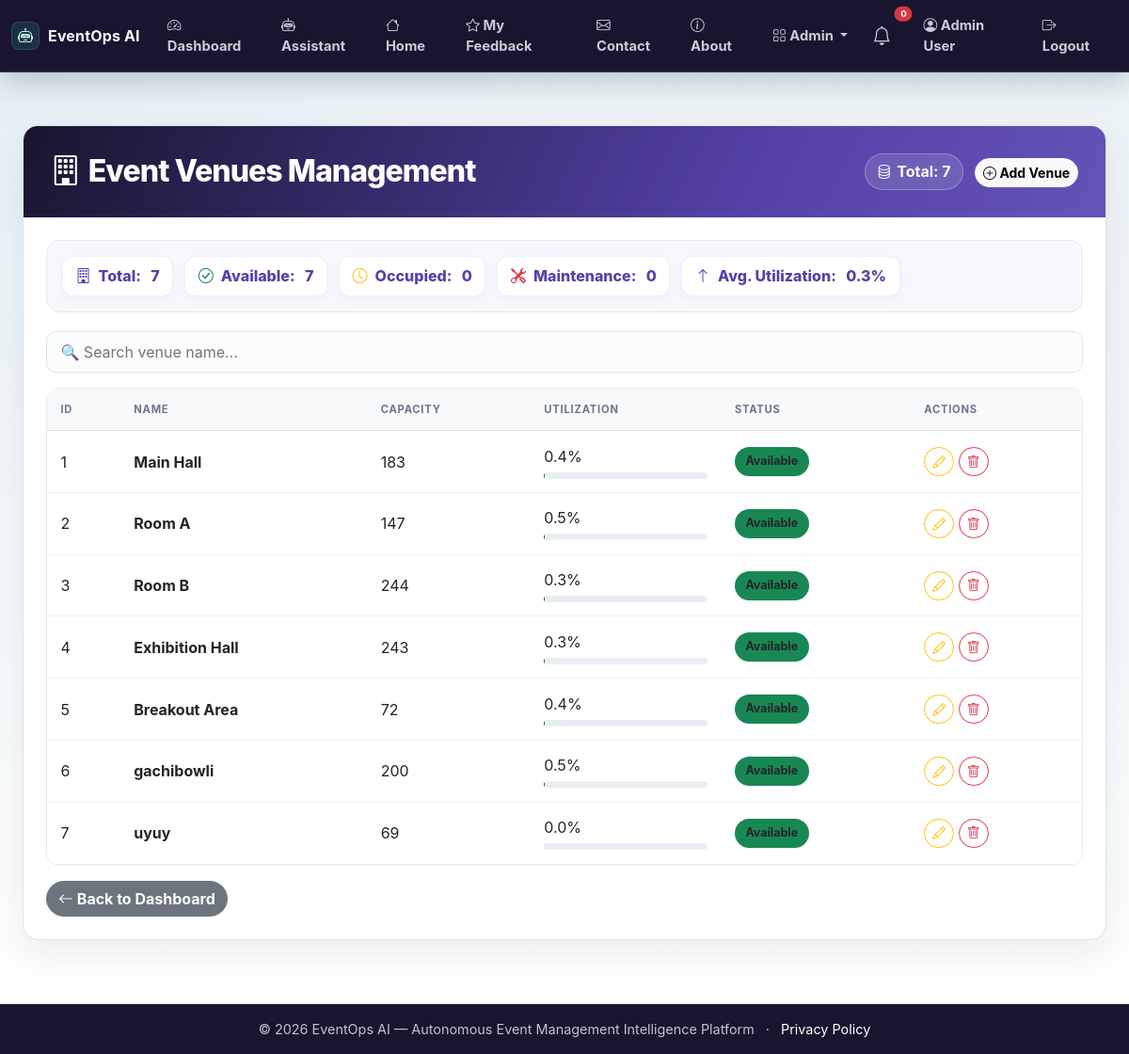
The app's page /admin/venues (signed in) with its own data.
### app.py (models this page shows, shortened)
class User(UserMixin, db.Model):
    id = db.Column(db.Integer, primary_key=True)
    name = db.Column(db.String(100), nullable=False)
    email = db.Column(db.String(100), unique=True, nullable=False)
    password_hash = db.Column(db.String(200), nullable=False)
    role = db.Column(db.String(20), default='user')
    created_at = db.Column(db.DateTime, default=lambda: datetime.now(timezone.utc))

class Venue(db.Model):
    id = db.Column(db.Integer, primary_key=True)
    name = db.Column(db.String(100), nullable=False)
    capacity = db.Column(db.Integer)
    utilization = db.Column(db.Float, default=0.0)
    status = db.Column(db.String(20), default='available')
    created_at = db.Column(db.DateTime, default=lambda: datetime.now(timezone.utc))

### app.py (the view)
@app.route('/admin/venues')
@login_required
def admin_venues():
    if current_user.role != 'admin':
        abort(403)
    venues = Venue.query.all()
    return render_template('admin_venues.html', venues=venues)

### app.py (called while the page is built)
@login_manager.user_loader
def load_user(user_id):
    return User.query.get(int(user_id))

### templates/admin_venues.html (shortened to what this page needs)
{% extends "base.html" %}
{% block content %}
<div class="admin-wrapper">
    <div class="container-fluid">
        <div class="card admin-card">
            <div class="card-header d-flex flex-wrap justify-content-between align-items-center">
                <h2 class="mb-0"><i class="bi bi-building me-2"></i>Event Venues Management</h2>
                <div>
                    <span class="total-badge"><i class="bi bi-database"></i> Total: {{ venues|length }}</span>
                    <a href="{{ url_for('admin_venue_add') }}" class="btn btn-light btn-sm ms-2">
                        <i class="bi bi-plus-circle"></i> Add Venue
                    </a>
                </div>
            </div>
            <div class="card-body">
                <div class="stats-row">
                    <div class="stat-item"><i class="bi bi-building"></i> Total: <span class="stat-num">{{ venues|length }}</span></div>
                    <div class="stat-item"><i class="bi bi-check-circle text-success"></i> Available: <span class="stat-num">{{ venues|selectattr('status', 'equalto', 'available')|list|length }}</span></div>
                    <div class="stat-item"><i class="bi bi-clock text-warning"></i> Occupied: <span class="stat-num">{{ venues|selectattr('status', 'equalto', 'occupied')|list|length }}</span></div>
                    <div class="stat-item"><i class="bi bi-tools text-danger"></i> Maintenance: <span class="stat-num">{{ venues|selectattr('status', 'equalto', 'maintenance')|list|length }}</span></div>
                    <div class="stat-item"><i class="bi bi-arrow-up text-primary"></i> Avg. Utilization: <span class="stat-num">{{ (venues|map(attribute='utilization')|sum / venues|length)|round(1) if venues else 0 }}%</span></div>
                </div>
                <div class="filter-bar">
                    <input type="text" id="searchVenue" class="search-box" placeholder="🔍 Search venue name...">
                </div>
                <div class="table-responsive">
                    <table class="table table-hover align-middle" id="venueTable">
                        <thead class="table-light">
                            <tr>
                                <th>ID</th>
                                <th>Name</th>
                                <th>Capacity</th>
                                <th>Utilization</th>
                                <th>Status</th>
                                <th>Actions</th>
                            </tr>
                        </thead>
                        <tbody>
                            {% for venue in venues %}
                            <tr data-name="{{ venue.name|lower }}">
                                <td>{{ venue.id }}</td>
                                <td><strong>{{ venue.name }}</strong></td>
                                <td>{{ venue.capacity }}</td>
                                <td>
                                    {{ venue.utilization|round(1) }}%
                                    <div class="utilization-bar">
                                    </div>
                                </td>
                                <td>
                                    <span class="badge-status bg-{{ 'success' if venue.status == 'available' else 'warning' if venue.status == 'occupied' else 'danger' }}">
                                        {{ venue.status|title }}
                                    </span>
                                </td>
                                <td>
                                    <a href="{{ url_for('admin_venue_edit', venue_id=venue.id) }}" class="btn btn-sm btn-outline-warning"><i class="bi bi-pencil"></i></a>
                                    <a href="{{ url_for('admin_venue_delete', venue_id=venue.id) }}" class="btn btn-sm btn-outline-danger" onclick="return confirm('Delete this venue?')"><i class="bi bi-trash"></i></a>
                                </td>
                            </tr>
                            {% endfor %}
                        </tbody>
                    </table>
                </div>
                <div class="mt-3">
                    <a href="{{ url_for('dashboard') }}" class="btn btn-secondary">
                        <i class="bi bi-arrow-left"></i> Back to Dashboard
                    </a>
                </div>
            </div>
        </div>
    </div>
</div>
{% endblock %}

### templates/base.html (shortened to what this page needs)
<!DOCTYPE html>
<html lang="en">
<head>
<link href="https://cdn.jsdelivr.net/npm/bootstrap@5.3.0/dist/css/bootstrap.min.css" rel="stylesheet">
<link rel="stylesheet" href="https://cdn.jsdelivr.net/npm/bootstrap-icons@1.11.0/font/bootstrap-icons.css">
<link rel="stylesheet" href="{{ url_for('static', filename='css/style.css', v='futuristic-purple-20261030') }}">
</head>
<body>
<nav class="navbar navbar-expand-lg navbar-dark shadow-sm">
<div class="container-fluid">
<a class="navbar-brand fw-bold" href="{{ url_for('index') }}">
<i class="bi bi-robot"></i>EventOps AI
</a>
<div class="collapse navbar-collapse" id="navbarNav">
<ul class="navbar-nav ms-auto align-items-lg-center">
                    {% if current_user.is_authenticated %}
<li class="nav-item">
<a class="nav-link" href="{{ url_for('dashboard') }}">
<i class="bi bi-speedometer2"></i> Dashboard
</a>
</li>
<li class="nav-item">
<a class="nav-link" href="{{ url_for('assistant_page') }}">
<i class="bi bi-robot"></i> Assistant
</a>
</li>
<li class="nav-item">
<a class="nav-link" href="{{ url_for('index') }}">
<i class="bi bi-house"></i> Home
</a>
</li>
<li class="nav-item">
<a class="nav-link" href="{{ url_for('feedback_list') }}">
<i class="bi bi-star"></i> My Feedback
</a>
</li>
<li class="nav-item">
<a class="nav-link" href="{{ url_for('contact') }}">
<i class="bi bi-envelope"></i> Contact
</a>
</li>
<li class="nav-item">
<a class="nav-link" href="{{ url_for('about') }}">
<i class="bi bi-info-circle"></i> About
</a>
</li>
                        {% if current_user.role == 'admin' %}
<li class="nav-item dropdown">
<a class="nav-link dropdown-toggle" href="#" role="button" data-bs-toggle="dropdown">
<i class="bi bi-grid"></i> Admin
</a>
</li>
                        {% endif %}
<li class="nav-item position-relative me-2">
<a class="nav-link" href="#" title="Notifications" data-bs-toggle="dropdown">
<i class="bi bi-bell fs-5"></i>
<span class="position-absolute top-0 start-100 translate-middle badge rounded-pill bg-danger" style="font-size:0.6rem;">
                                    0
</span>
</a>
</li>
<li class="nav-item">
<a class="nav-link" href="{{ url_for('profile') }}">
<i class="bi bi-person-circle"></i> {{ current_user.name }}
</a>
</li>
<li class="nav-item">
<a class="nav-link" href="{{ url_for('logout') }}">
<i class="bi bi-box-arrow-right"></i> Logout
</a>
</li>
                    {% endif %}
</ul>
</div>
</div>
</nav>
<main class="container-fluid py-4">
        {% block content %}{% endblock %}
</main>
<footer class="footer bg-dark text-white py-3 mt-4">
<div class="container text-center">
<span>© 2026 EventOps AI — Autonomous Event Management Intelligence Platform</span>
<span class="mx-2" aria-hidden="true">·</span>
<a class="text-white" href="{{ url_for('privacy') }}">Privacy Policy</a>
</div>
</footer>
</body>
</html>

### static/css/style.css (style rules this page uses)
:root { --eo-ink: #19152E; --eo-muted: #64748b; --eo-body: #334155; --eo-bg: #eaf2f5; --eo-surface: #ffffff; --eo-line: #d8e3e9; --eo-navy: #19152E; --eo-blue: #5541A8; --eo-indigo: #19152E; --eo-teal: #B7A5FF; --eo-amber: #f59e0b; --eo-rose: #e11d48; --eo-shadow: 0 22px 60px rgba(15, 23, 42, 0.11); --eo-soft-shadow: 0 14px 36px rgba(15, 23, 42, 0.08); }
* { letter-spacing: 0; }
html { scroll-behavior: smooth; }
body { min-height: 100vh; color: var(--eo-body); background: radial-gradient(circle at top left, rgba(139, 206, 255, 0.08), transparent 34rem), linear-gradient(180deg, var(--eo-bg) 0%, #f3f7f9 55%, #ffffff 100%); font-family: "Inter", "Segoe UI", system-ui, -apple-system, BlinkMacSystemFont, sans-serif; }
a { text-decoration: none; }
.navbar { position: sticky; top: 0; z-index: 1030; min-height: 60px; border-bottom: 1px solid rgba(139, 206, 255, 0.25); background: #19152E !important; box-shadow: 0 10px 28px rgba(16, 27, 53, 0.2) !important; backdrop-filter: blur(14px); }
.navbar .container-fluid { width: min(1240px, calc(100% - 24px)); margin: 0 auto; padding-left: 0; padding-right: 0; }
.navbar-brand { display: inline-flex; align-items: center; gap: 9px; font-size: 1rem; letter-spacing: .01em; color: #f7fbff !important; font-weight: 800; }
.navbar-brand i { display: inline-flex; width: 30px; height: 30px; align-items: center; justify-content: center; border-radius: 8px; color: #bff8eb; background: rgba(45, 212, 191, 0.14); box-shadow: inset 0 0 0 1px rgba(125, 211, 200, 0.16); }
.navbar-dark .navbar-nav .nav-link { position: relative; border-radius: 999px; color: rgba(245, 249, 255, 0.8); font-size: 0.92rem; font-weight: 650; padding: 0.5rem 0.82rem; transition: background 0.2s ease, color 0.2s ease, transform 0.2s ease; }
main.container-fluid { width: min(1240px, calc(100% - 24px)); min-height: calc(100vh - 138px); margin: 0 auto; padding: 24px 0 0 !important; }
.dropdown-menu, .modal-content, .list-group-item, .table, .card { border-color: var(--eo-line) !important; }
.card { border-radius: 12px !important; background: rgba(255, 255, 255, 0.96); box-shadow: var(--eo-soft-shadow); }
.btn { border-radius: 999px; font-weight: 750; box-shadow: none !important; }
.text-primary { color: var(--eo-blue) !important; }
h1, h2, h3, h4, h5, h6, .section-title, .eo-section-title { color: var(--eo-navy); }
.footer { margin-top: 36px !important; background: var(--eo-navy) !important; color: rgba(255, 255, 255, 0.74) !important; font-size: 0.9rem; }
.stat-item, .eo-stat-number { color: var(--eo-blue) !important; font-weight: 850; }

### records on screen
User: name "Admin User"
Venue: id "1", name "Main Hall", capacity "183", utilization "0.4", status "Available"
Venue: id "2", name "Room A", capacity "147", utilization "0.5", status "Available"
Venue: id "3", name "Room B", capacity "244", utilization "0.3", status "Available"
Venue: id "4", name "Exhibition Hall", capacity "243", utilization "0.3", status "Available"
Venue: id "5", name "Breakout Area", capacity "72", utilization "0.4", status "Available"
Venue: id "6", name "gachibowli", capacity "200", utilization "0.5", status "Available"
Venue: id "7", name "uyuy", capacity "69", utilization "0.0", status "Available"

### other values on screen
{{ venues|length }} "7"
{{ venues|selectattr('status', 'equalto', 'available')|list|length }} "7"
{{ venues|selectattr('status', 'equalto', 'occupied')|list|length }} "0"
{{ venues|selectattr('status', 'equalto', 'maintenance')|list|length }} "0"
